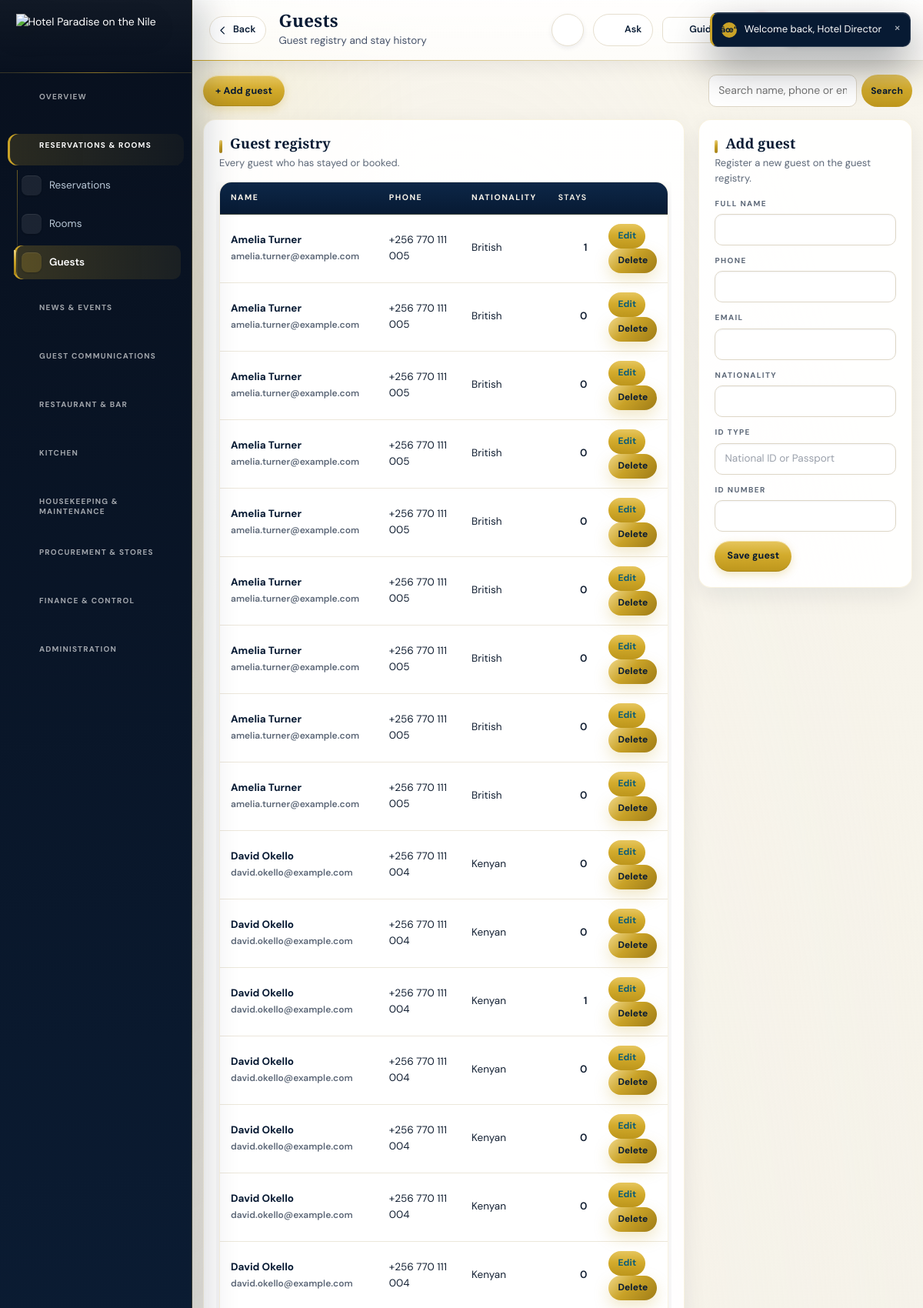
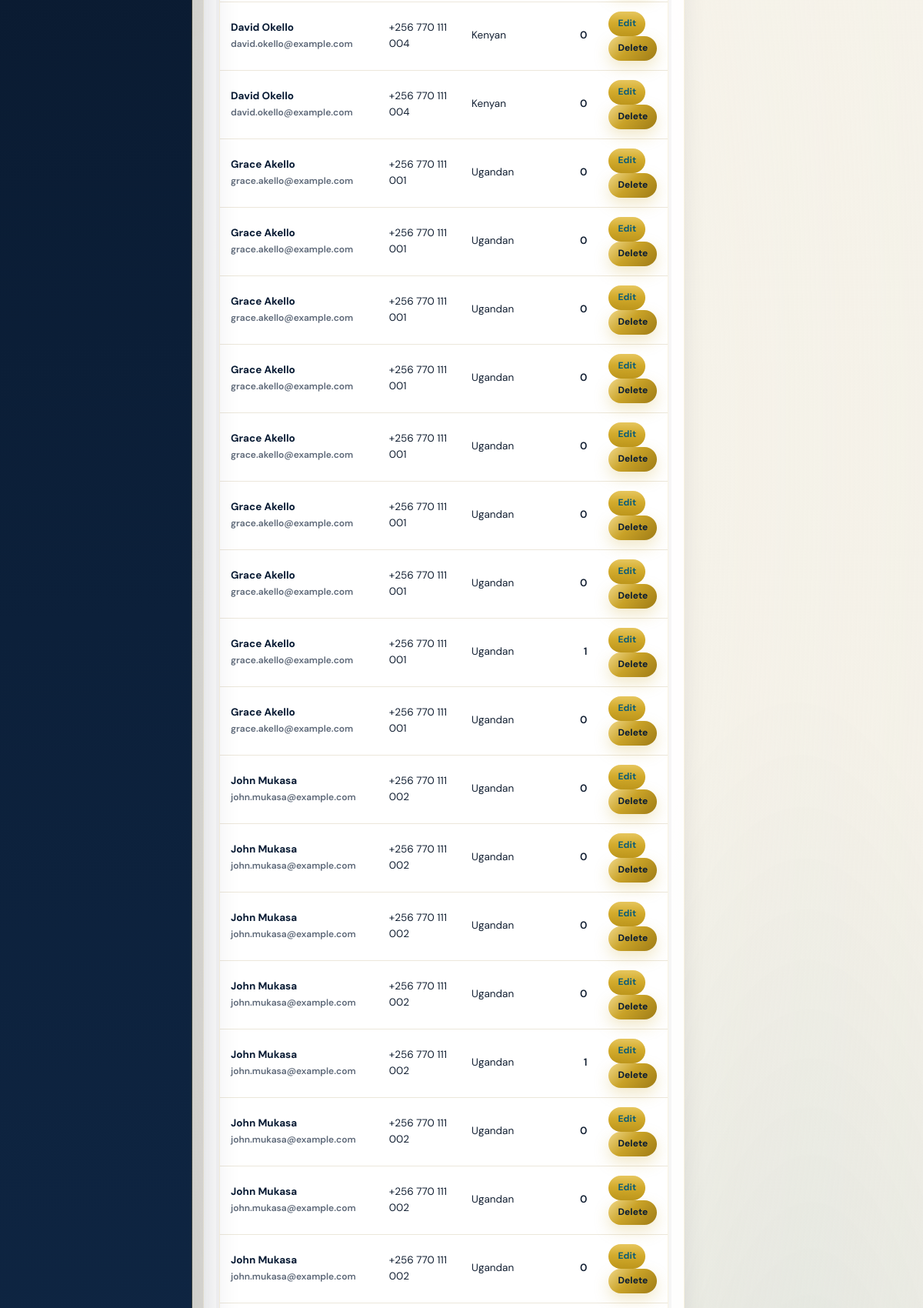
The app's page /backend-php/index.php?page=guests (signed in, upper part) with its own data (2 pictures, top to bottom).
### tables this page shows
CREATE TABLE `guests` (
  `id` bigint(20) UNSIGNED NOT NULL,
  `user_id` bigint(20) UNSIGNED DEFAULT NULL,
  `hotel_id` bigint(20) UNSIGNED NOT NULL,
  `full_name` varchar(190) NOT NULL,
  `phone` varchar(50) DEFAULT NULL,
  `email` varchar(190) DEFAULT NULL,
  `nationality` varchar(100) DEFAULT NULL,
  `id_type` varchar(50) DEFAULT NULL,
  `id_number` varchar(100) DEFAULT NULL,
  `created_at` timestamp NULL DEFAULT NULL,
  `updated_at` timestamp NULL DEFAULT NULL,
  `deleted_at` timestamp NULL DEFAULT NULL,
  `deleted_by` bigint(20) UNSIGNED DEFAULT NULL
);

### backend-php/app/bootstrap.php (called while the page is built, shortened)
<?php
if(!function_exists('hp_config')){
 function hp_config(): array{
  $file=__DIR__.'/../config.php';
  if(!is_readable($file)) return $cfg=[];
  $got=include $file;
  return $cfg=is_array($got)?$got:[];
 }
}
function db_config(): array{
 $fromFile=hp_config();
 $fromConfig=function(string $path) use($fromFile){
  $node=$fromFile;
  foreach(explode('.',$path) as $step){
   if(!is_array($node)||!array_key_exists($step,$node)) return null;
   $node=$node[$step];
  }
  return $node;
 };
 $pick=function(string $path,string $env,string $fallback) use($fromConfig): string{
  $v=getenv($env);
  if(is_string($v)&&$v!=='') return $v;
  $v=$fromConfig($path);
  if(is_string($v)&&$v!=='') return $v;
  return $fallback;
 };
 $host=$pick('db.host','HP_DB_HOST','127.0.0.1');
 $port=$pick('db.port','HP_DB_PORT','');
 return $cfg=[
  'dsn'=>'mysql:host='.$host.($port!==''?';port='.$port:'').';charset=utf8mb4',
  'host'=>$host,'port'=>$port,
  'name'=>$pick('db.name','HP_DB_NAME','hotelpardise_system'),
  'user'=>$pick('db.user','HP_DB_USER','hotelpardise_system'),
  'pass'=>$pick('db.pass','HP_DB_PASS',''),
  'web'=>[
   'name'=>$pick('web_db.name','HP_WEB_DB_NAME','hotelpardise_website'),
   'user'=>$pick('web_db.user','HP_WEB_DB_USER','hotelpardise_website'),
   'pass'=>$pick('web_db.pass','HP_WEB_DB_PASS',''),
  ],
 ];
}
function db_connect(string $dsn,string $dbName,string $user,string $pass): PDO{
  try{
   return new PDO($dsn.';dbname='.$dbName,$user,$pass,[
    PDO::ATTR_ERRMODE=>PDO::ERRMODE_EXCEPTION,
    PDO::ATTR_DEFAULT_FETCH_MODE=>PDO::FETCH_ASSOC
   ]);
  }catch(PDOException $e){
   $reason=db_failure_reason($e,$dbName,$user);
   error_log('[hotel db] cannot open '.$dbName.' as '.$user.'@'.db_config()['host']
    .' [SQLSTATE '.$e->getCode().']: '.$reason);
   throw new RuntimeException($reason,0);
  }
}
function db(): PDO{
  static $pdo=null;
  if($pdo===null){
   $c=db_config();
   try{
    $pdo=db_connect($c['dsn'],$c['name'],$c['user'],$c['pass']);
   }catch(RuntimeException $e){
    db_setup_page($e->getMessage());
   }
  }
  return $pdo;
}
function q(string $sql,array $p=[]){ $st=db()->prepare($sql); $st->execute($p); return $st; }
function rows(string $sql,array $p=[]){ return q($sql,$p)->fetchAll(); }
function e($v=null): string{ return htmlspecialchars((string)$v,ENT_QUOTES,'UTF-8'); }
require_once __DIR__.'/trash.php';

### backend-php/modules/guests.php (the view, shortened to what this page needs)
<?php
$qtext=trim($_GET['q']??'');
$list=rows("SELECT g.*, COALESCE(s.stays,0) stays FROM guests g LEFT JOIN (SELECT guest_id, COUNT(*) stays FROM reservations GROUP BY guest_id) s ON s.guest_id=g.id WHERE g.deleted_at IS NULL AND (?='' OR g.full_name LIKE ? OR g.phone LIKE ? OR g.email LIKE ?) ORDER BY g.full_name",[$qtext,$qtext===''?'%x%':'%'.$qtext.'%',$qtext===''?'%x%':'%'.$qtext.'%',$qtext===''?'%x%':'%'.$qtext.'%']);
$edit=$_GET['edit']??0; $eg=null;
echo '<div class="toolbar"><a class="btn" href="'.BASE.'/index.php?page=guests&act=save">+ Add guest</a>';
echo '<form method="get" style="display:flex;gap:6px;margin-left:auto"><input type="hidden" name="page" value="guests"><input name="q" value="'.e($qtext).'" placeholder="Search name, phone or email..." style="padding:9px 12px;border:1px solid var(--line);border-radius:9px"><button class="btn sm">Search</button></form></div>';
echo '<div class="twoCol"><div>';
echo '<div class="panel"><h2>Guest registry</h2><p class="hint">Every guest who has stayed or booked.</p>';
echo '<table class="tbl"><thead><tr><th>Name</th><th>Phone</th><th>Nationality</th><th class="num">Stays</th><th></th></tr></thead><tbody>';
 foreach($list as $g){
  echo '<tr><td><b>'.e($g['full_name']).'</b><br><small>'.e($g['email']??'').'</small></td><td>'.e($g['phone']??'-').'</td><td>'.e($g['nationality']??'-').'</td><td class="num">'.(int)$g['stays'].'</td><td><a class="btn sm" href="'.BASE.'/index.php?page=guests&edit='.(int)$g['id'].'">Edit</a> '.trash_button('guests',(int)$g['id'],'guests').'</td></tr>';
 }
echo '</tbody></table></div></div>';
echo '<div>';
$id=$edit?(int)$eg['id']:0; $name=$edit?$eg['full_name']:'';
echo '<div class="panel"><h2>'.($edit?'Edit guest':'Add guest').'</h2><p class="hint">'.($edit?'Update contact and identification details below.':'Register a new guest on the guest registry.').'</p>';
echo '<div class="field"><label>Full name</label><input name="full_name" value="'.e($name).'" required></div>';
echo '<div class="field"><label>Phone</label><input name="phone" value="'.e($eg['phone']??'').'"></div>';
echo '<div class="field"><label>Email</label><input name="email" value="'.e($eg['email']??'').'"></div>';
echo '<div class="field"><label>Nationality</label><input name="nationality" value="'.e($eg['nationality']??'').'"></div>';
echo '<div class="field"><label>ID type</label><input name="id_type" value="'.e($eg['id_type']??'').'" placeholder="National ID or Passport"></div>';
echo '<div class="field"><label>ID number</label><input name="id_number" value="'.e($eg['id_number']??'').'"></div>';
echo '<button class="btn">Save guest</button>';
echo '</div></div></div>';

### backend-php/app/trash.php (shortened to what this page needs)
<?php
function trash_registry(): array{
 return [
  'guests'                =>['label'=>'Guest',          'title'=>'full_name',      'desc'=>'email',          'page'=>'guests'],
  'suppliers'             =>['label'=>'Supplier',        'title'=>'name',           'desc'=>'contact_person','page'=>'suppliers'],
  'users'                 =>['label'=>'Team member','title'=>'name',           'desc'=>'email',          'page'=>'users'],
  'inventory_items'       =>['label'=>'Stock item','title'=>'name','desc'=>'code','page'=>'inventory'],
  'expenses'              =>['label'=>'Expense','title'=>'number','desc'=>'description','page'=>'expenses'],
  'event_requests'        =>['label'=>'Event request','title'=>'request_number','desc'=>'full_name','page'=>'events'],
  'facility_enquiries'    =>['label'=>'Facility enquiry','title'=>'enquiry_number','desc'=>'full_name','page'=>'events'],
  'news_posts'            =>['label'=>'News post','title'=>'title','desc'=>'category','page'=>'news'],
  'reservations'          =>['label'=>'Reservation','title'=>'booking_number','desc'=>'status','page'=>'reservations'],
  'purchase_requisitions' =>['label'=>'Requisition','title'=>'number','desc'=>'status','page'=>'purchases'],
  'purchase_orders'       =>['label'=>'Purchase order','title'=>'number','desc'=>'status','page'=>'purchases'],
  'rooms'                 =>['label'=>'Room','title'=>'room_number','desc'=>'status','page'=>'rooms'],
  'room_types'            =>['label'=>'Room type','title'=>'name','desc'=>'description','page'=>'rooms'],
 ];
}
function trash_meta(string $table): ?array{ return trash_registry()[$table]??null; }
function trash_button(string $table,int $id,string $back=''): string{
 $meta=trash_meta($table);
 $msg='Move this '.$meta['label'].' to the Trash? You can restore it later from the Trash page.';
 return '<form method="post" class="actForm" onsubmit="return confirm('.json_encode($msg,JSON_UNESCAPED_SLASHES|JSON_HEX_APOS).')">'
  .csrf_field()
  .'<input type="hidden" name="trash_action" value="trash">'
  .'<input type="hidden" name="table" value="'.e($table).'">'
  .'<input type="hidden" name="id" value="'.(int)$id.'">'
  .'<input type="hidden" name="back" value="'.e($back).'">'
  .'<button class="btn sm danger" type="submit">Delete</button></form>';
}

### backend-php/assets/luxury-admin.css (style rules this page uses)
html { scroll-behavior:smooth }
body { background: radial-gradient(1100px 420px at 100% -10%,rgba(201,162,39,.12),transparent 60%), radial-gradient(800px 340px at -5% 0,rgba(11,93,120,.09),transparent 60%), linear-gradient(180deg,#f8f5ec 0%,#f2efe6 100%) !important; color:var(--ink); font-feature-settings:"liga" 1,"kern" 1 }
.tbSub,.hint,.muted,.subtle { color:var(--muted) !important }
.card,.kpi,.stat,.panel,.box,[class*="card"],.tableWrap,table,.chartBox,.reportCard,.notifCard { border-radius:var(--r) !important;border:1px solid rgba(201,162,39,.14) !important;box-shadow:var(--e1) !important }
.card,.panel,.box,.tableWrap,.chartBox,.reportCard { background:rgba(255,255,255,.92) !important }
h1,h2,h3,.pageTitle,.sectionTitle { font-family:'Playfair Display',serif;color:var(--navy) }
table { width:100%;border-collapse:separate !important;border-spacing:0;overflow:hidden;background:#fff }
thead th,th { background:linear-gradient(180deg,#0d2748,#071a33) !important;color:#f8f4ea !important; font-weight:600;letter-spacing:.04em;text-transform:uppercase;font-size:11px;border-bottom:1px solid rgba(201,162,39,.25) !important }
th,td { padding:12px 14px !important;border-bottom:1px solid #ece7db !important;vertical-align:middle }
tbody tr { transition:background .18s ease }
input,select,textarea { border-radius:10px !important;border:1px solid #ddd6c6 !important;background:#fff !important; transition:border-color .2s ease,box-shadow .2s ease }
.btn,button.btn,a.btn,.button,[type="submit"] { border-radius:999px !important;font-weight:700;letter-spacing:.01em; transition:transform .22s ease,box-shadow .22s ease,filter .22s ease }
.btn.primary,.btnP,.btn-gold,[class*="primary"],button[type="submit"].btn { background:var(--foil) !important;color:#071a33 !important;border:0 !important;box-shadow:0 8px 20px rgba(201,162,39,.25) !important }

### records on screen
guests: full_name "Amelia Turner", email "amelia.turner@example.com", phone "+256 770 111 005", nationality "British", stays "1"
guests: full_name "Amelia Turner", email "amelia.turner@example.com", phone "+256 770 111 005", nationality "British", stays "0"
guests: full_name "Amelia Turner", email "amelia.turner@example.com", phone "+256 770 111 005", nationality "British", stays "0"
guests: full_name "Amelia Turner", email "amelia.turner@example.com", phone "+256 770 111 005", nationality "British", stays "0"
guests: full_name "Amelia Turner", email "amelia.turner@example.com", phone "+256 770 111 005", nationality "British", stays "0"
guests: full_name "Amelia Turner", email "amelia.turner@example.com", phone "+256 770 111 005", nationality "British", stays "0"
guests: full_name "Amelia Turner", email "amelia.turner@example.com", phone "+256 770 111 005", nationality "British", stays "0"
guests: full_name "Amelia Turner", email "amelia.turner@example.com", phone "+256 770 111 005", nationality "British", stays "0"
guests: full_name "Amelia Turner", email "amelia.turner@example.com", phone "+256 770 111 005", nationality "British", stays "0"
guests: full_name "David Okello", email "david.okello@example.com", phone "+256 770 111 004", nationality "Kenyan", stays "0"
guests: full_name "David Okello", email "david.okello@example.com", phone "+256 770 111 004", nationality "Kenyan", stays "0"
guests: full_name "David Okello", email "david.okello@example.com", phone "+256 770 111 004", nationality "Kenyan", stays "1"
guests: full_name "David Okello", email "david.okello@example.com", phone "+256 770 111 004", nationality "Kenyan", stays "0"
guests: full_name "David Okello", email "david.okello@example.com", phone "+256 770 111 004", nationality "Kenyan", stays "0"
guests: full_name "David Okello", email "david.okello@example.com", phone "+256 770 111 004", nationality "Kenyan", stays "0"
guests: full_name "David Okello", email "david.okello@example.com", phone "+256 770 111 004", nationality "Kenyan", stays "0"
guests: full_name "David Okello", email "david.okello@example.com", phone "+256 770 111 004", nationality "Kenyan", stays "0"
guests: full_name "David Okello", email "david.okello@example.com", phone "+256 770 111 004", nationality "Kenyan", stays "0"
guests: full_name "Grace Akello", email "grace.akello@example.com", phone "+256 770 111 001", nationality "Ugandan", stays "0"
guests: full_name "Grace Akello", email "grace.akello@example.com", phone "+256 770 111 001", nationality "Ugandan", stays "0"
guests: full_name "Grace Akello", email "grace.akello@example.com", phone "+256 770 111 001", nationality "Ugandan", stays "0"
guests: full_name "Grace Akello", email "grace.akello@example.com", phone "+256 770 111 001", nationality "Ugandan", stays "0"
guests: full_name "Grace Akello", email "grace.akello@example.com", phone "+256 770 111 001", nationality "Ugandan", stays "0"
guests: full_name "Grace Akello", email "grace.akello@example.com", phone "+256 770 111 001", nationality "Ugandan", stays "0"
guests: full_name "Grace Akello", email "grace.akello@example.com", phone "+256 770 111 001", nationality "Ugandan", stays "0"
guests: full_name "Grace Akello", email "grace.akello@example.com", phone "+256 770 111 001", nationality "Ugandan", stays "1"
guests: full_name "Grace Akello", email "grace.akello@example.com", phone "+256 770 111 001", nationality "Ugandan", stays "0"
guests: full_name "John Mukasa", email "john.mukasa@example.com", phone "+256 770 111 002", nationality "Ugandan", stays "0"
guests: full_name "John Mukasa", email "john.mukasa@example.com", phone "+256 770 111 002", nationality "Ugandan", stays "0"
guests: full_name "John Mukasa", email "john.mukasa@example.com", phone "+256 770 111 002", nationality "Ugandan", stays "0"
guests: full_name "John Mukasa", email "john.mukasa@example.com", phone "+256 770 111 002", nationality "Ugandan", stays "0"
guests: full_name "John Mukasa", email "john.mukasa@example.com", phone "+256 770 111 002", nationality "Ugandan", stays "1"
guests: full_name "John Mukasa", email "john.mukasa@example.com", phone "+256 770 111 002", nationality "Ugandan", stays "0"
guests: full_name "John Mukasa", email "john.mukasa@example.com", phone "+256 770 111 002", nationality "Ugandan", stays "0"
guests: full_name "John Mukasa", email "john.mukasa@example.com", phone "+256 770 111 002", nationality "Ugandan", stays "0"

### other values on screen
$group['label'] "OVERVIEW"
$group['label'] "RESERVATIONS & ROOMS"
$label "Reservations"
$label "Rooms"
$label "Guests"
$group['label'] "NEWS & EVENTS"
$group['label'] "GUEST COMMUNICATIONS"
$group['label'] "RESTAURANT & BAR"
$group['label'] "KITCHEN"
$group['label'] "HOUSEKEEPING & MAINTENANCE"
$group['label'] "PROCUREMENT & STORES"
$group['label'] "FINANCE & CONTROL"
$group['label'] "ADMINISTRATION"
$title "Guests"
$sub "Guest registry and stay history"
